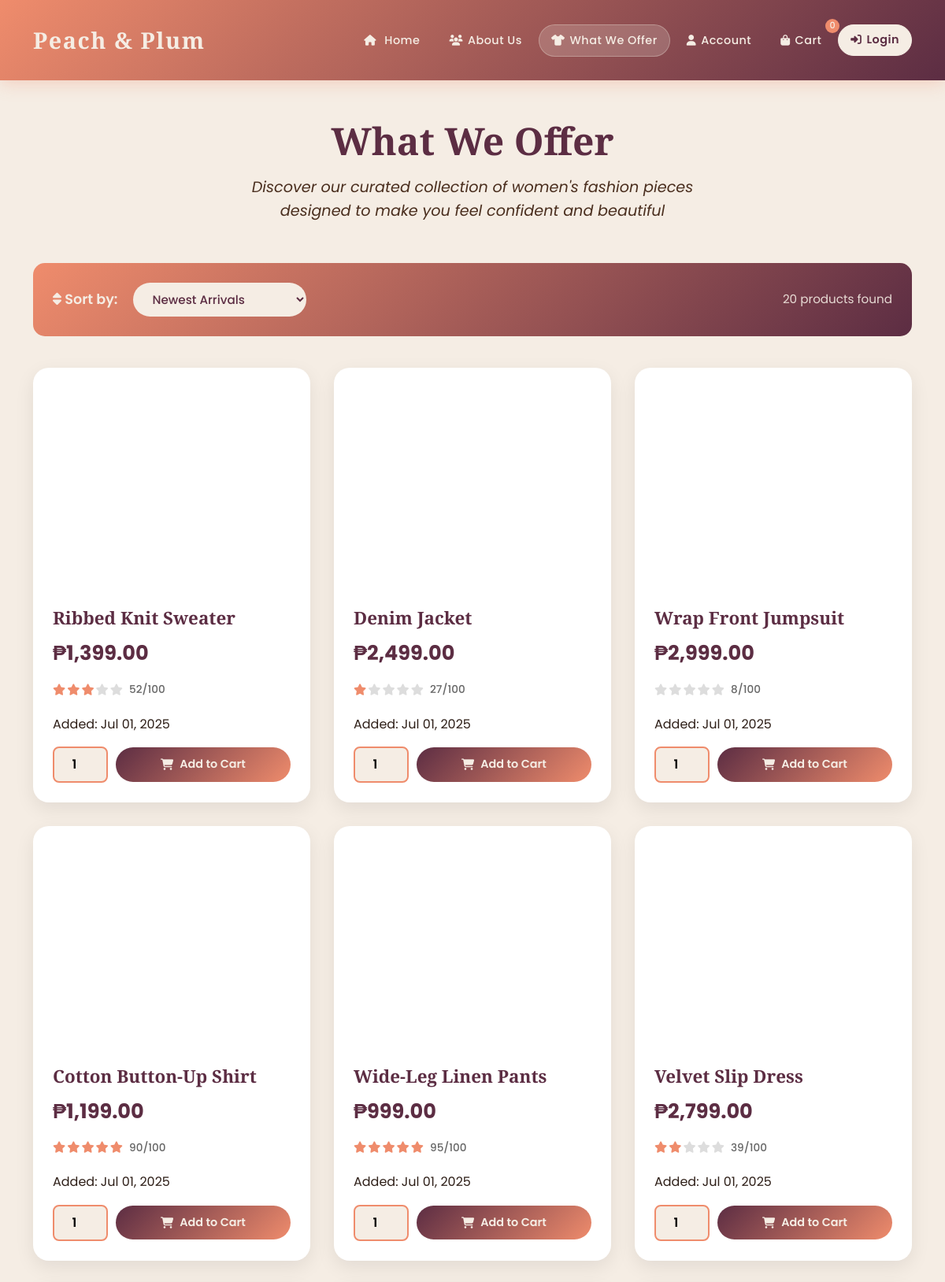
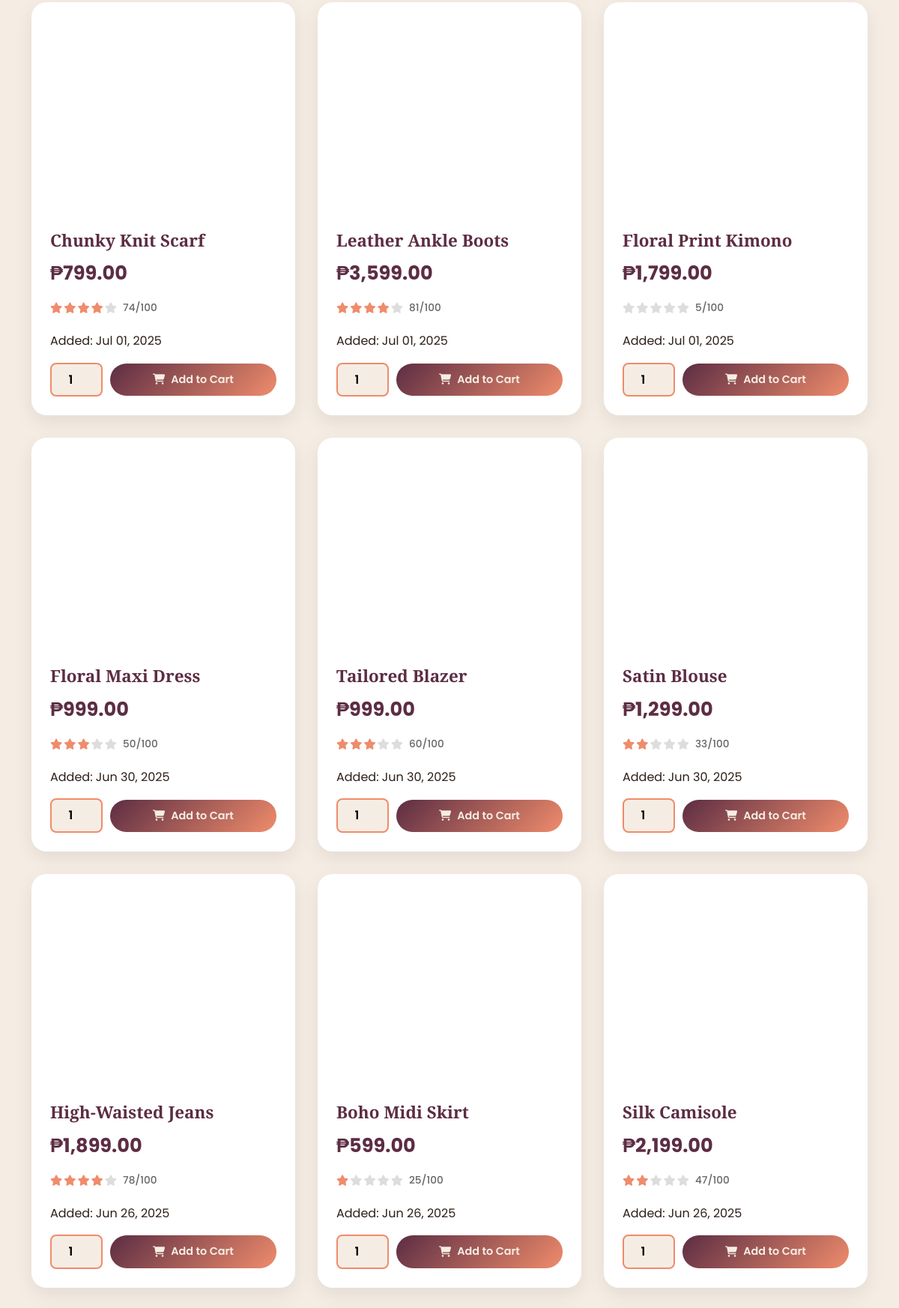
/products.php (upper part), run on the app's committed database (2 pictures, top to bottom).
### tables this page shows
CREATE TABLE `products` (
  `id` int(11) NOT NULL,
  `name` varchar(100) NOT NULL,
  `description` text DEFAULT NULL,
  `price` decimal(10,2) NOT NULL,
  `image` varchar(255) DEFAULT NULL,
  `date_added` date DEFAULT NULL,
  `recommended` int(11) DEFAULT 0
);

### products.php (the view, shortened to what this page needs)
<?php
$conn = new mysqli("localhost", "root", "", "pp_db");
$user_id = $_SESSION['user_id'] ?? null;
$session_id = session_id();
$cart_stmt = $conn->prepare("SELECT SUM(quantity) AS total FROM cart WHERE user_id = ? OR (user_id IS NULL AND session_id = ?)");
$cart_stmt->bind_param("is", $user_id, $session_id);
$cart_stmt->execute();
$cart_count = $cart_stmt->get_result()->fetch_assoc()['total'] ?? 0;
$order = "ORDER BY date_added DESC";
$products = $conn->query("SELECT * FROM products $order");
$products_array = [];
while ($row = $products->fetch_assoc()) {
    $products_array[] = $row;
}
?>
<!DOCTYPE html>
<html lang="en">
<head>
    <link href="https://cdn.jsdelivr.net/npm/bootstrap@5.3.0/dist/css/bootstrap.min.css" rel="stylesheet">
    <link rel="stylesheet" href="https://cdnjs.cloudflare.com/ajax/libs/font-awesome/6.5.1/css/all.min.css">
</head>
<body>
    <header id="header">
        <div class="container">
            <nav class="navbar navbar-expand-lg">
                <a class="navbar-brand logo" href="index.php">
                    Peach & Plum
                </a>
                <div class="collapse navbar-collapse justify-content-end" id="navbarNav">
                    <ul class="navbar-nav">
                        <li class="nav-item">
                            <a class="nav-link" href="index.php">
                                <i class="fas fa-home"></i> Home
                            </a>
                        </li>
                        <li class="nav-item">
                            <a class="nav-link" href="about.php">
                                <i class="fas fa-users"></i>About Us
                            </a>
                        </li>
                        <li class="nav-item">
                            <a class="nav-link active" href="products.php">
                                <i class="fas fa-tshirt"></i>What We Offer
                            </a>
                        </li>
                        <li class="nav-item">
                            <a class="nav-link" href="account.php">
                                <i class="fas fa-user"></i>Account
                            </a>
                        </li>
                        <li class="nav-item">
                            <a class="nav-link cart-container" href="cart.php">
                                <i class="fas fa-shopping-bag"></i>Cart
                                <span class="cart-badge"><?= $cart_count ?></span>
                            </a>
                        </li>
                        <li class="nav-item">
                            <a class="btn special-btn nav-link px-3" href="login.php" role="button">
                                <i class="fas fa-sign-in-alt"></i>Login
                            </a>
                        </li>
                    </ul>
                </div>
            </nav>
        </div>
    </header>
    <main class="main-content" id="productsListingPage">
        <div class="container">
            <div class="page-header">
                <h1 class="page-title">What We Offer</h1>
                <p class="page-subtitle">Discover our curated collection of women's fashion pieces designed to make you feel confident and beautiful</p>
            </div>
            <div class="sort-section">
                <div class="sort-controls">
                    <span class="sort-label">
                        <i class="fas fa-sort"></i>
                        Sort by:
                    </span>
                    <select class="sort-select" id="sortSelect" onchange="sortProducts()">
                        <option value="newest" <?= (!isset($_GET['sort']) || $_GET['sort'] == 'newest') ? 'selected' : '' ?>>Newest Arrivals</option>
                    </select>
                    <div class="products-count">
                        <?= count($products_array) ?> products found
                    </div>
                </div>
            </div>
            <div class="products-grid" id="productsGrid">
                <?php foreach($products_array as $product): ?>
                <a href="product_detail.php?id=<?= $product['id'] ?>" class="product-card">
                    <div class="product-image" style="background-image: url('<?= htmlspecialchars($product['image']) ?>')">
                    </div>
                    <div class="product-info">
                        <h3 class="product-title"><?= htmlspecialchars($product['name']) ?></h3>
                        <div class="product-price">₱<?= number_format($product['price'], 2) ?></div>
                        <div class="product-rating">
                            <div class="rating-stars">
                                <?php
                                $rating = $product['recommended'] ?? 0;
                                $stars = round($rating / 20);
                                for($i = 1; $i <= 5; $i++): ?>
                                    <i class="fas fa-star star <?= $i <= $stars ? 'filled' : '' ?>"></i>
                                <?php endfor; ?>
                            </div>
                            <span class="rating-text"><?= $rating ?>/100</span>
                        </div>
                        <p class="product-date-added">Added: <?= date('M d, Y', strtotime($product['date_added'])) ?></p>
                        <div class="quantity-cart-section">
                            <input type="number" class="quantity-input" value="1" min="1" max="99" id="qty-<?= $product['id'] ?>" onclick="event.preventDefault(); event.stopPropagation();">
                            <button class="btn-add-cart" onclick="event.preventDefault(); event.stopPropagation(); addToCart(<?= $product['id'] ?>)">
                                <i class="fas fa-shopping-cart"></i>
                                Add to Cart
                            </button>
                        </div>
                    </div>
                </a>
                <?php endforeach; ?>
            </div>
        </div>
    </main>
</body>
</html>

### products.php (style rules this page uses)
* { margin: 0; padding: 0; box-sizing: border-box; }
body { font-family: "Poppins", sans-serif; background-color: #F5EDE4; color: #2E1F18; line-height: 1.6; }
header { padding: 15px 0; background: linear-gradient(135deg, #EF8C6C 0%, #5C2D43 100%); position: fixed; width: 100%; top: 0; z-index: 1000; box-shadow: 0 4px 20px rgba(239, 140, 108, 0.3); }
.logo { font-family: "Playfair Display", serif; font-size: 1.8rem; font-weight: 700; letter-spacing: 1.5px; color: #F5EDE4; text-decoration: none; display: flex; align-items: center; }
.navbar-nav { flex-direction: row !important; align-items: center; gap: 5px; }
.navbar-nav .nav-link { color: #F5EDE4 !important; font-weight: 500; padding: 8px 15px !important; font-size: 0.9rem; letter-spacing: 0.5px; border-radius: 25px; border: 1px solid transparent; transition: all 0.3s ease; white-space: nowrap; }
.navbar-nav .nav-link i { margin-right: 6px; font-size: 0.85rem; }
.navbar-nav .nav-link.active { background-color: rgba(245, 237, 228, 0.2); border: 1px solid rgba(245, 237, 228, 0.3); color: #F5EDE4 !important; }
.special-btn { background-color: #F5EDE4 !important; color: #5C2D43 !important; border: 1px solid #F5EDE4 !important; font-weight: 600 !important; }
a.special-btn.nav-link { color: #5C2D43 !important; }
.cart-badge { position: absolute; top: -8px; right: -8px; background-color: #EF8C6C; color: #F5EDE4; border-radius: 50%; width: 18px; height: 18px; font-size: 0.7rem; display: flex; align-items: center; justify-content: center; animation: pulse 2s infinite; }
.cart-container { position: relative; display: inline-block; }
.main-content { margin-top: 90px; padding: 60px 0; }
.page-header { text-align: center; margin-bottom: 50px; }
.page-title { font-family: "Playfair Display", serif; font-size: 3rem; font-weight: 700; color: #5C2D43; margin-bottom: 15px; }
.page-subtitle { font-size: 1.2rem; color: #4A2E1E; max-width: 600px; margin: 0 auto; font-style: italic; }
.sort-section { background: linear-gradient(135deg, #EF8C6C, #5C2D43); border-radius: 15px; padding: 25px; margin-bottom: 40px; color: #F5EDE4; }
.sort-controls { display: flex; align-items: center; gap: 20px; flex-wrap: wrap; }
.sort-label { font-weight: 600; font-size: 1.1rem; white-space: nowrap; }
.sort-select { background-color: #F5EDE4; color: #5C2D43; border: none; border-radius: 25px; padding: 10px 20px; font-weight: 500; font-size: 0.95rem; cursor: pointer; min-width: 200px; }
.products-count { margin-left: auto; font-size: 0.95rem; opacity: 0.9; }
.products-grid { display: grid; grid-template-columns: repeat(auto-fill, minmax(320px, 1fr)); gap: 30px; margin-top: 30px; }
.product-card { background: #FFFFFF; border-radius: 20px; box-shadow: 0 8px 25px rgba(0, 0, 0, 0.08); overflow: hidden; transition: all 0.4s ease; position: relative; text-decoration: none; color: inherit; }
.product-image { height: 280px; background-size: cover; background-position: center; background-repeat: no-repeat; position: relative; overflow: hidden; }
.product-info { padding: 25px; }
.product-title { font-family: "Playfair Display", serif; font-size: 1.4rem; font-weight: 600; margin-bottom: 10px; color: #5C2D43; }
.product-price { font-size: 1.6rem; font-weight: 700; color: #5C2D43; margin-bottom: 15px; }
.product-rating { display: flex; align-items: center; gap: 8px; margin-bottom: 20px; }
.rating-stars { display: flex; gap: 2px; }
.star { color: #ddd; font-size: 0.9rem; }
.star.filled { color: #EF8C6C; }
.rating-text { font-size: 0.85rem; color: #666; font-weight: 500; }
.quantity-cart-section { display: flex; gap: 10px; align-items: center; }
.quantity-input { width: 70px; padding: 8px 10px; border: 2px solid #EF8C6C; border-radius: 8px; text-align: center; font-weight: 600; background-color: #F5EDE4; }
.btn-add-cart { background: linear-gradient(135deg, #5C2D43, #EF8C6C); color: #F5EDE4; border: none; border-radius: 25px; padding: 10px 20px; font-weight: 600; flex: 1; display: flex; align-items: center; justify-content: center; gap: 8px; transition: all 0.3s ease; cursor: pointer; font-size: 0.9rem; }

### data on the page
products: name "Ribbed Knit Sweater", price "1,399.00", recommended "52", date_added "Jul 01, 2025"
products: name "Denim Jacket", price "2,499.00", recommended "27", date_added "Jul 01, 2025"
products: name "Wrap Front Jumpsuit", price "2,999.00", recommended "8", date_added "Jul 01, 2025"
products: name "Cotton Button-Up Shirt", price "1,199.00", recommended "90", date_added "Jul 01, 2025"
products: name "Wide-Leg Linen Pants", price "999.00", recommended "95", date_added "Jul 01, 2025"
products: name "Velvet Slip Dress", price "2,799.00", recommended "39", date_added "Jul 01, 2025"
products: name "Chunky Knit Scarf", price "799.00", recommended "74", date_added "Jul 01, 2025"
products: name "Leather Ankle Boots", price "3,599.00", recommended "81", date_added "Jul 01, 2025"
products: name "Floral Print Kimono", price "1,799.00", recommended "5", date_added "Jul 01, 2025"
products: name "Floral Maxi Dress", price "999.00", recommended "50", date_added "Jun 30, 2025", id "1"
products: name "Tailored Blazer", price "999.00", recommended "60", date_added "Jun 30, 2025"
products: name "Satin Blouse", price "1,299.00", recommended "33", date_added "Jun 30, 2025"
products: name "High-Waisted Jeans", price "1,899.00", recommended "78", date_added "Jun 26, 2025"
products: name "Boho Midi Skirt", price "599.00", recommended "25", date_added "Jun 26, 2025"
products: name "Silk Camisole", price "2,199.00", recommended "47", date_added "Jun 26, 2025"

### other printed values
$cart_count "0"
count($products_array) "20"
